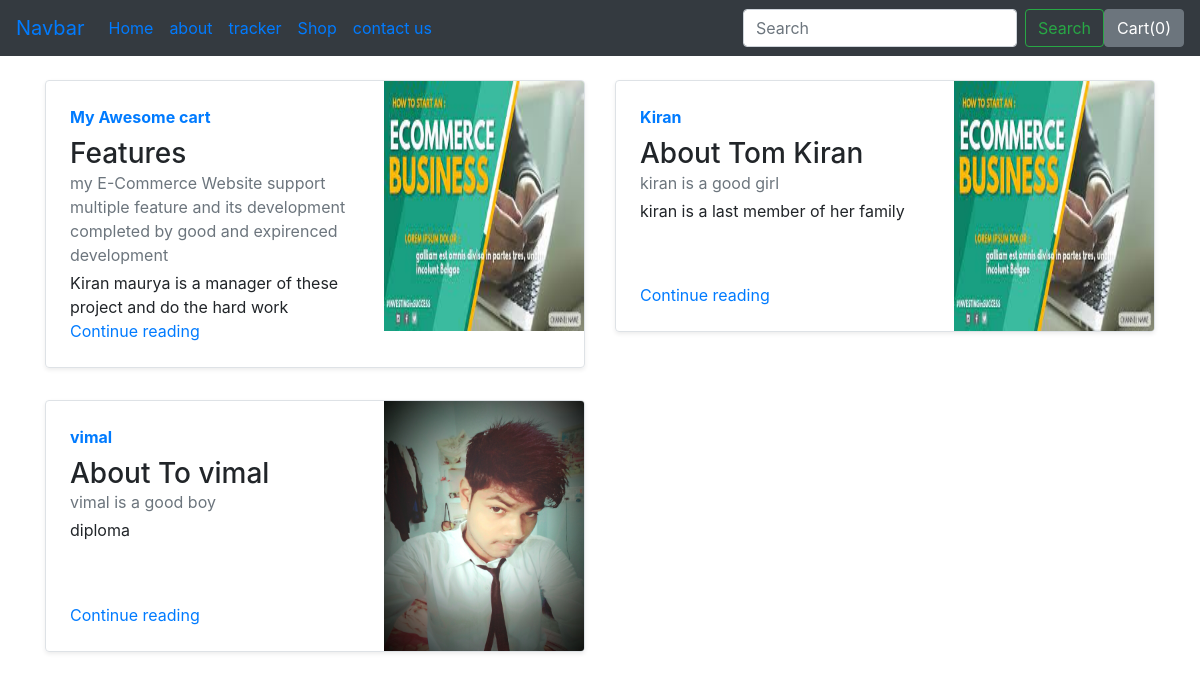
Screenshot of /blog/ with the database file from the repository.
### blog/models.py (models this page shows, shortened)
class BlogPost(models.Model):
    post_id = models.AutoField(primary_key=True)
    title = models.CharField(max_length=50)
    head0 = models.CharField(max_length=50)
    chead0  = models.CharField(max_length=500)
    head1 = models.CharField(max_length=100)
    chead1  = models.CharField(max_length=500)
    head2 = models.CharField(max_length=100)
    chead2  = models.CharField(max_length=500)
    pub_date = models.DateField()
    image = models.ImageField(upload_to = "blog/images",default="")

### blog/views.py (the view)
# urls.py: path('', views.index)
def index (request):
    allpost = BlogPost.objects.all()
    return render(request,'blog/index.html',{'allpost':allpost})

### blog/templates/blog/index.html (shortened to what this page needs)
{% extends 'blog/basic.html' %}
{% block body%}
  <div class="container my-4">
    <div class="row mb-2">
      {% for item in allpost %}
    <div class="col-md-6">
      <div class="row no-gutters border rounded overflow-hidden flex-md-row mb-4 shadow-sm h-md-250 position-relative">
        <div class="col p-4 d-flex flex-column position-static">
          <strong class="d-inline-block mb-2 text-primary">{{item.title}}</strong>
          <h3 class="mb-0">{{item.head0}}</h3>
          <div class="mb-1 text-muted">{{item.chead0}}</div>
          <p class="card-text mb-auto">{{item.chead2}}</p>
          <a href="blogpost/{{item.post_id}}" class="stretched-link">Continue reading</a>
        </div><div class="col-auto d-none d-lg-block">
          <img src='/media/{{item.image}}' class="bd-placeholder-img" width="200" height="250" >
      </div>
    </div>
      </div>
      {% if forloop.counter|divisibleby:2 %}
    </div><div class="row mb-2">
      {% endif %}
      {% endfor %}
    </div>
  </div>
{% endblock %}

### blog/templates/blog/basic.html (shortened to what this page needs)
<!doctype html>
<html lang="en">
  <head>
    <link rel="stylesheet" href="https://cdn.jsdelivr.net/npm/bootstrap@4.2.1/dist/css/bootstrap.min.css">
  </head>
  <body>
    <nav class="navbar navbar-expand-lg navbar-primary bg-dark">
      <a class="navbar-brand" href="#">Navbar</a>
      <div class="collapse navbar-collapse" id="navbarSupportedContent">
        <ul class="navbar-nav mr-auto">
          <li class="nav-item active">
            <a class="nav-link" href="/shop">Home <span class="sr-only">(current)</span></a>
          </li>
          <li class="nav-item">
            <a class="nav-link" href="/shop/about">about</a>
          </li>
          <li class="nav-item">
            <a class="nav-link" href="/shop/tracker">tracker</a>
          </li>
          <li class="nav-item">
            <a class="nav-link" href="/shop">Shop</a>
          </li>
          <li class="nav-item">
            <a class="nav-link" href="/shop/contact">contact us</a>
          </li>
        </ul>
        <form class="form-inline my-2 my-lg-0">
          <input class="form-control mr-sm-2" type="search" placeholder="Search" aria-label="Search">
          <button class="btn btn-outline-success my-2 my-sm-0" type="submit">Search</button>
        </form>
<button type="button" class="btn btn-secondary" data-container="body" data-toggle="popover" data-placement="bottom"  id="popcart"  data-html="true"  data-content="Vivamus sagittis lacus vel augue laoreet rutrum faucibus.">
Cart(<span id = "cart">0</span>)
</button>
      </div>
    </nav>
    {%block body%}{%endblock%}
</body>
  </html>

### rows the page displays
BlogPost: title "My Awesome cart", head0 "Features", chead0 "my E-Commerce Website support multiple feature and its development completed by good and expirenced development", chead2 "Kiran maurya is a manager of these project and do the hard work", image (picture)
BlogPost: title "Kiran", head0 "About Tom Kiran", chead0 "kiran is a good girl", chead2 "kiran is a last member of her family", image (picture)
BlogPost: title "vimal", head0 "About To vimal", chead0 "vimal is a good boy", chead2 "diploma", image (picture)
